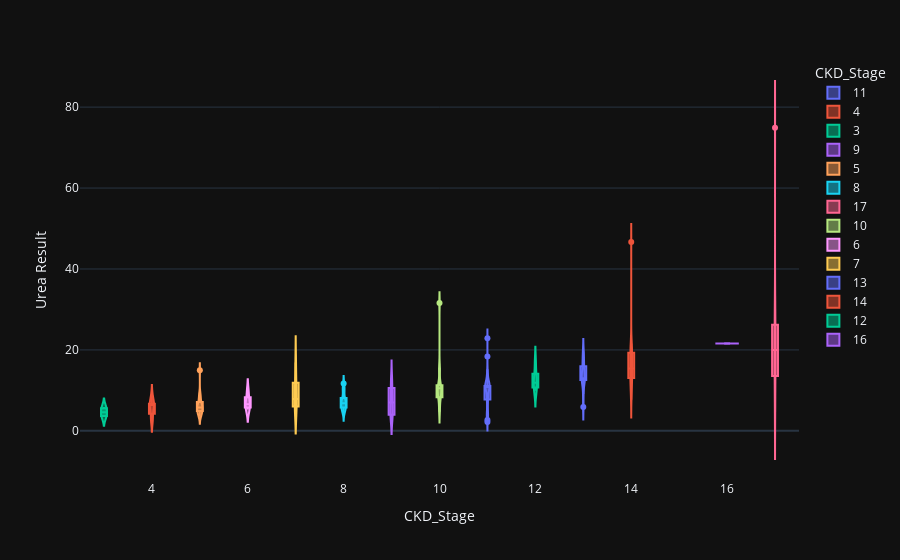

Here is the notebook cell this chart was saved with:
### Code cell
violin('Urea Result')

### Figure 1 — Plotly figure (JSON) as saved in the notebook; plotly's stock layout.template omitted (floating-point values rounded to 4 significant figures)
{"data": [{"alignmentgroup": "True", "box": {"visible": true}, "hovertemplate": "CKD_Stage=%{x}<br>Urea Result=%{y}<extra></extra>", "legendgroup": "11", "marker": {"color": "#636efa"}, "name": "11", "offsetgroup": "11", "orientation": "v", "scalegroup": "True", "showlegend": true, "type": "violin", "x": [11, 11, 11, 11, 11, 11, 11, 11, 11, 11, 11, 11, 11, 11, 11, 11, 11, 11, 11, 11, 11, 11, 11, 11, 11, 11, 11, 11, 11, 11, 11, 11, 11, 11, 11, 11, 11, 11, 11, 11, 11, 11, 11, 11, 11, 11, 11, 11, 11, 11, 11, 11, 11, 11, 11, 11, 11, 11, 11, 11, 11, 11, 11, 11, 11, 11, 11, 11, 11, 11, 11, 11, 11, 11, 11, 11, 11, 11, 11, 11, 11, 11, 11, 11, 11, 11, 11], "x0": " ", "xaxis": "x", "y": [2.2, 2.7, 2.9, 3.3, 3.4, 3.5, 3.6, 3.6, 3.7, 3.8, 4, 4.5, 4.5, 4.9, 5, 5.3, 6.2, 6.7, 7.4, 7.5, 7.7, 7.7, 7.9, 8.1, 8.2, 8.2, 8.8, 9.1, 9.7, 9.8, 9.8, 9.9, 10.2, 10.5, 10.5, 10.8, 11.06, 11.06, 11.06, 11.06, 11.06, 11.06, 11.06, 11.06, 11.06, 11.06, 11.06, 11.06, 11.06, 11.06, 11.06, 11.06, 11.06, 11.06, 11.06, 11.06, 11.06, 11.06, 11.06, 11.06, 11.06, 11.06, 11.06, 11.06, 11.06, 11.06, 11.2, 11.2, 11.3, 11.4, 11.9, 11.9, 12.1, 12.3, 12.4, 12.7, 12.8, 12.9, 13.3, 13.4, 13.5, 13.7, 14.1, 15.1, 15.2, 18.4, 22.9], "y0": " ", "yaxis": "y"}, {"alignmentgroup": "True", "box": {"visible": true}, "hovertemplate": "CKD_Stage=%{x}<br>Urea Result=%{y}<extra></extra>", "legendgroup": "4", "marker": {"color": "#EF553B"}, "name": "4", "offsetgroup": "4", "orientation": "v", "scalegroup": "True", "showlegend": true, "type": "violin", "x": [4, 4, 4, 4, 4, 4, 4], "x0": " ", "xaxis": "x", "y": [2.4, 3.6, 6, 6.4, 6.6, 6.7, 8.7], "y0": " ", "yaxis": "y"}, {"alignmentgroup": "True", "box": {"visible": true}, "hovertemplate": "CKD_Stage=%{x}<br>Urea Result=%{y}<extra></extra>", "legendgroup": "3", "marker": {"color": "#00cc96"}, "name": "3", "offsetgroup": "3", "orientation": "v", "scalegroup": "True", "showlegend": true, "type": "violin", "x": [3, 3, 3], "x0": " ", "xaxis": "x", "y": [3.4, 4.6, 5.9], "y0": " ", "yaxis": "y"}, {"alignmentgroup": "True", "box": {"visible": true}, "hovertemplate": "CKD_Stage=%{x}<br>Urea Result=%{y}<extra></extra>", "legendgroup": "9", "marker": {"color": "#ab63fa"}, "name": "9", "offsetgroup": "9", "orientation": "v", "scalegroup": "True", "showlegend": true, "type": "violin", "x": [9, 9, 9, 9, 9, 9, 9, 9, 9, 9, 9, 9, 9, 9], "x0": " ", "xaxis": "x", "y": [3.5, 3.7, 3.9, 4, 4.2, 4.7, 6.4, 7.6, 7.7, 7.7, 10.6, 11.2, 12.3, 13.1], "y0": " ", "yaxis": "y"}, {"alignmentgroup": "True", "box": {"visible": true}, "hovertemplate": "CKD_Stage=%{x}<br>Urea Result=%{y}<extra></extra>", "legendgroup": "5", "marker": {"color": "#FFA15A"}, "name": "5", "offsetgroup": "5", "orientation": "v", "scalegroup": "True", "showlegend": true, "type": "violin", "x": [5, 5, 5, 5, 5, 5, 5, 5, 5, 5, 5, 5, 5, 5, 5, 5, 5, 5, 5, 5, 5, 5, 5, 5, 5, 5, 5, 5, 5, 5, 5, 5, 5], "x0": " ", "xaxis": "x", "y": [3.5, 3.6, 3.8, 3.9, 4.2, 4.3, 4.4, 4.9, 4.9, 4.9, 5.1, 5.2, 5.2, 5.4, 5.5, 5.8, 5.8, 5.8, 5.9, 6, 6.1, 6.2, 6.3, 6.5, 7.1, 7.2, 7.4, 7.9, 8.4, 8.6, 8.9, 9.5, 15], "y0": " ", "yaxis": "y"}, {"alignmentgroup": "True", "box": {"visible": true}, "hovertemplate": "CKD_Stage=%{x}<br>Urea Result=%{y}<extra></extra>", "legendgroup": "8", "marker": {"color": "#19d3f3"}, "name": "8", "offsetgroup": "8", "orientation": "v", "scalegroup": "True", "showlegend": true, "type": "violin", "x": [8, 8, 8, 8, 8, 8, 8, 8, 8, 8, 8, 8, 8, 8, 8, 8, 8, 8, 8, 8, 8, 8, 8, 8, 8, 8], "x0": " ", "xaxis": "x", "y": [4.4, 4.8, 5, 5.2, 5.3, 5.7, 5.8, 6, 6.1, 6.2, 6.6, 6.6, 6.7, 6.9, 7.2, 7.2, 7.7, 7.8, 7.8, 8.1, 9.6, 10.1, 10.2, 10.5, 11.4, 11.7], "y0": " ", "yaxis": "y"}, {"alignmentgroup": "True", "box": {"visible": true}, "hovertemplate": "CKD_Stage=%{x}<br>Urea Result=%{y}<extra></extra>", "legendgroup": "17", "marker": {"color": "#FF6692"}, "name": "17", "offsetgroup": "17", "orientation": "v", "scalegroup": "True", "showlegend": true, "type": "violin", "x": [17, 17, 17, 17, 17, 17, 17, 17, 17, 17, 17, 17, 17, 17, 17], "x0": " ", "xaxis": "x", "y": [4.6, 5.9, 12, 13, 15.2, 18.2, 19.2, 20, 21.3, 22.6, 25, 26.6, 28.3, 33.3, 74.9], "y0": " ", "yaxis": "y"}, {"alignmentgroup": "True", "box": {"visible": true}, "hovertemplate": "CKD_Stage=%{x}<br>Urea Result=%{y}<extra></extra>", "legendgroup": "10", "marker": {"color": "#B6E880"}, "name": "10", "offsetgroup": "10", "orientation": "v", "scalegroup": "True", "showlegend": true, "type": "violin", "x": [10, 10, 10, 10, 10, 10, 10, 10, 10, 10, 10, 10, 10, 10, 10, 10, 10], "x0": " ", "xaxis": "x", "y": [4.7, 5.8, 7.9, 8.2, 8.3, 9, 9.4, 9.9, 10.5, 10.6, 10.7, 10.9, 11.1, 11.7, 14.9, 15.6, 31.6], "y0": " ", "yaxis": "y"}, {"alignmentgroup": "True", "box": {"visible": true}, "hovertemplate": "CKD_Stage=%{x}<br>Urea Result=%{y}<extra></extra>", "legendgroup": "6", "marker": {"color": "#FF97FF"}, "name": "6", "offsetgroup": "6", "orientation": "v", "scalegroup": "True", "showlegend": true, "type": "violin", "x": [6, 6, 6, 6], "x0": " ", "xaxis": "x", "y": [5.3, 6.2, 6.9, 9.7], "y0": " ", "yaxis": "y"}, {"alignmentgroup": "True", "box": {"visible": true}, "hovertemplate": "CKD_Stage=%{x}<br>Urea Result=%{y}<extra></extra>", "legendgroup": "7", "marker": {"color": "#FECB52"}, "name": "7", "offsetgroup": "7", "orientation": "v", "scalegroup": "True", "showlegend": true, "type": "violin", "x": [7, 7, 7, 7, 7, 7], "x0": " ", "xaxis": "x", "y": [5.8, 6, 6.5, 9.2, 11.9, 16.9], "y0": " ", "yaxis": "y"}, {"alignmentgroup": "True", "box": {"visible": true}, "hovertemplate": "CKD_Stage=%{x}<br>Urea Result=%{y}<extra></extra>", "legendgroup": "13", "marker": {"color": "#636efa"}, "name": "13", "offsetgroup": "13", "orientation": "v", "scalegroup": "True", "showlegend": true, "type": "violin", "x": [13, 13, 13, 13, 13, 13, 13, 13, 13, 13, 13, 13, 13, 13, 13], "x0": " ", "xaxis": "x", "y": [5.9, 9.1, 12.3, 12.5, 12.8, 12.8, 12.9, 13, 13.6, 13.9, 15.5, 16.1, 17.2, 18.5, 19.6], "y0": " ", "yaxis": "y"}, {"alignmentgroup": "True", "box": {"visible": true}, "hovertemplate": "CKD_Stage=%{x}<br>Urea Result=%{y}<extra></extra>", "legendgroup": "14", "marker": {"color": "#EF553B"}, "name": "14", "offsetgroup": "14", "orientation": "v", "scalegroup": "True", "showlegend": true, "type": "violin", "x": [14, 14, 14, 14, 14, 14, 14, 14, 14, 14, 14, 14, 14, 14, 14, 14, 14, 14, 14, 14, 14, 14, 14, 14, 14, 14, 14, 14, 14, 14, 14, 14, 14, 14, 14, 14, 14, 14, 14, 14, 14, 14, 14, 14, 14, 14, 14, 14, 14, 14, 14, 14, 14], "x0": " ", "xaxis": "x", "y": [7.7, 8.7, 8.8, 10.1, 10.6, 10.7, 10.8, 11.2, 11.4, 11.7, 11.8, 12.5, 12.7, 13.2, 13.2, 13.3, 13.4, 14, 14.1, 14.5, 14.6, 14.7, 14.8, 14.9, 15, 15.3, 15.4, 15.8, 15.9, 16, 16.1, 16.8, 17.2, 17.2, 17.7, 18.4, 18.5, 18.6, 18.7, 19.2, 19.6, 19.7, 19.8, 19.8, 20.3, 20.4, 20.4, 20.5, 20.7, 20.7, 21.5, 21.6, 46.7], "y0": " ", "yaxis": "y"}, {"alignmentgroup": "True", "box": {"visible": true}, "hovertemplate": "CKD_Stage=%{x}<br>Urea Result=%{y}<extra></extra>", "legendgroup": "12", "marker": {"color": "#00cc96"}, "name": "12", "offsetgroup": "12", "orientation": "v", "scalegroup": "True", "showlegend": true, "type": "violin", "x": [12, 12, 12, 12, 12], "x0": " ", "xaxis": "x", "y": [9.9, 11, 11.9, 13.2, 16.9], "y0": " ", "yaxis": "y"}, {"alignmentgroup": "True", "box": {"visible": true}, "hovertemplate": "CKD_Stage=%{x}<br>Urea Result=%{y}<extra></extra>", "legendgroup": "16", "marker": {"color": "#ab63fa"}, "name": "16", "offsetgroup": "16", "orientation": "v", "scalegroup": "True", "showlegend": true, "type": "violin", "x": [16], "x0": " ", "xaxis": "x", "y": [21.6], "y0": " ", "yaxis": "y"}], "layout": {"legend": {"title": {"text": "CKD_Stage"}, "tracegroupgap": 0}, "margin": {"t": 60}, "violinmode": "overlay", "xaxis": {"anchor": "y", "categoryarray": [11, 4, 3, 9, 5, 8, 17, 10, 6, 7, 13, 14, 12, 16], "categoryorder": "array", "domain": [0, 1], "title": {"text": "CKD_Stage"}}, "yaxis": {"anchor": "x", "domain": [0, 1], "title": {"text": "Urea Result"}}}}
